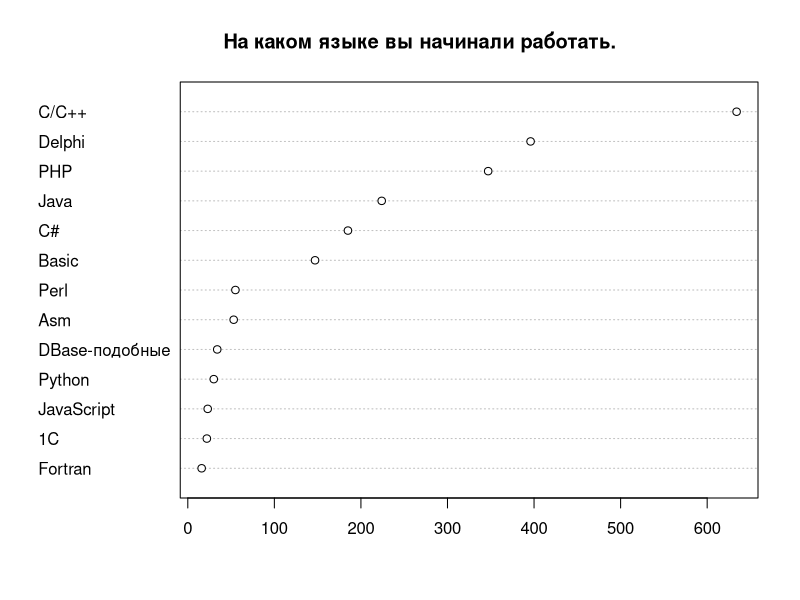
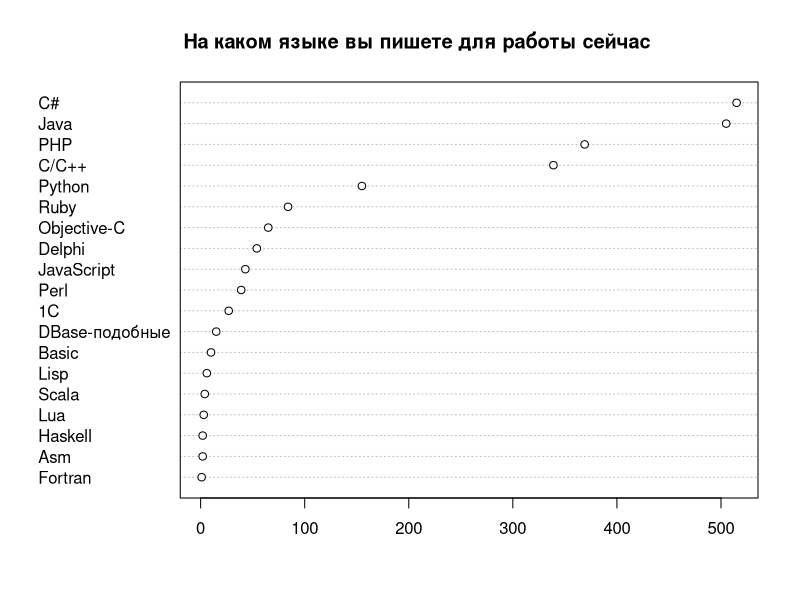
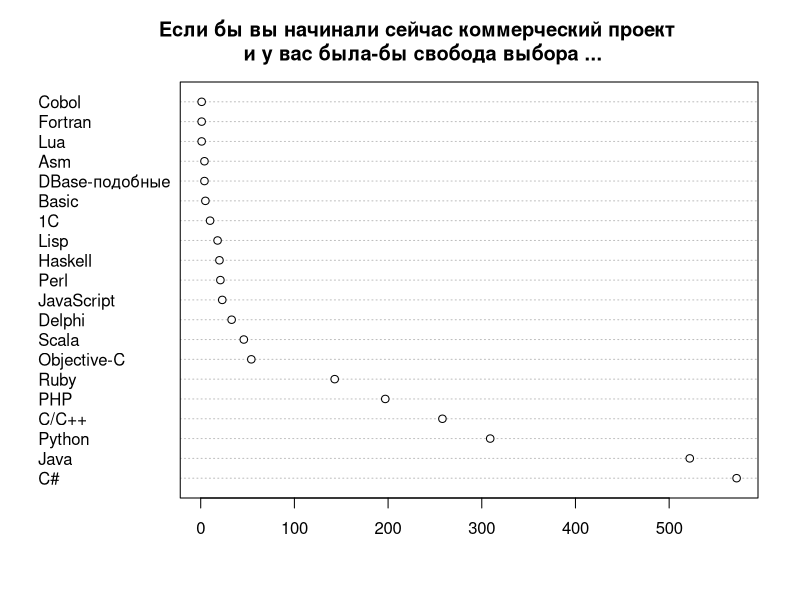
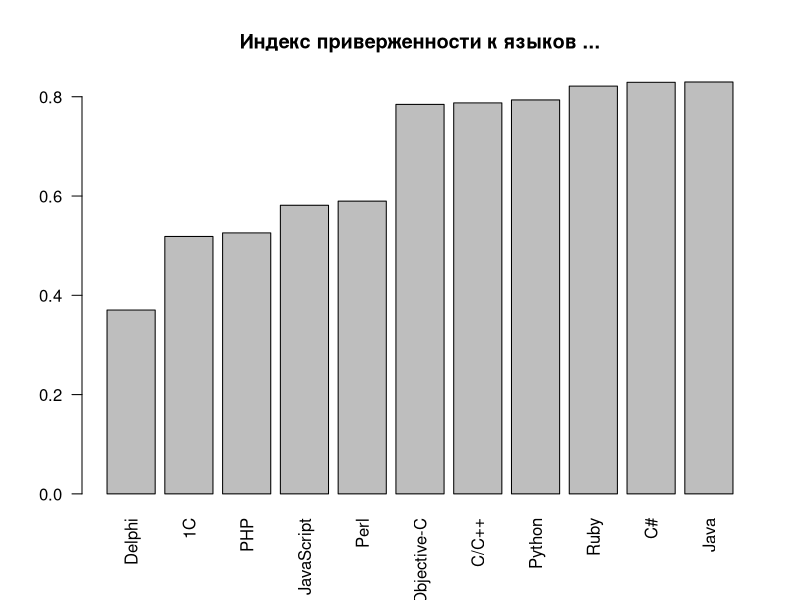
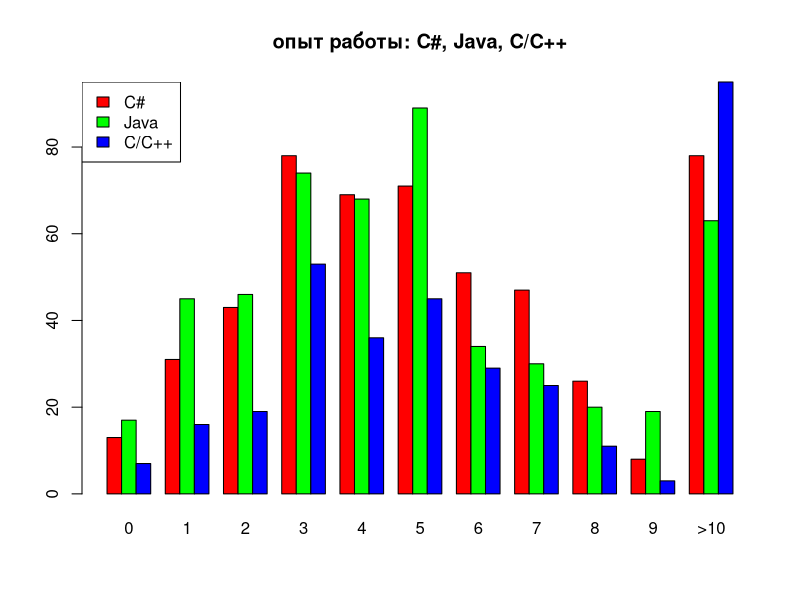
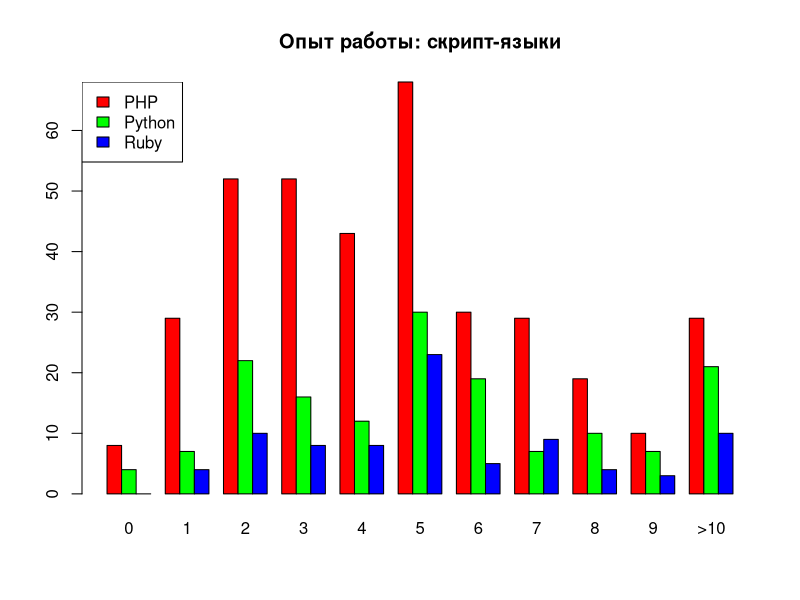
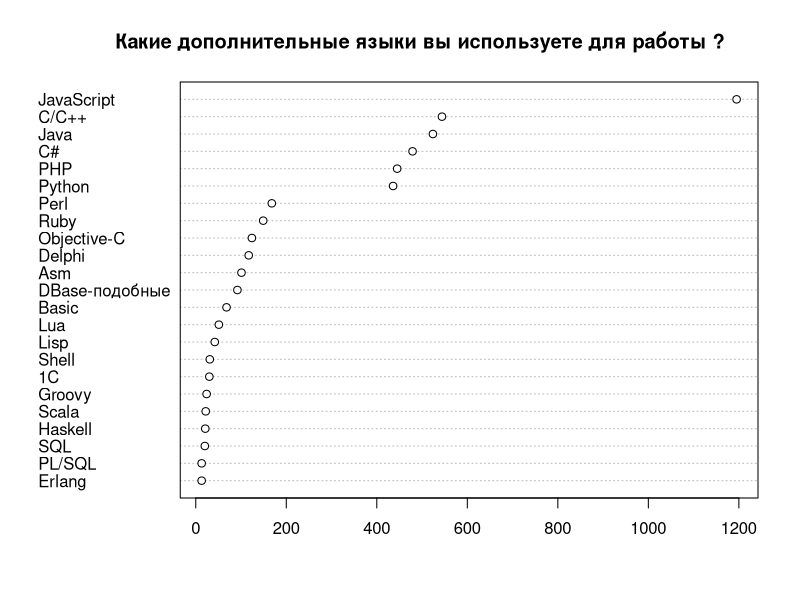
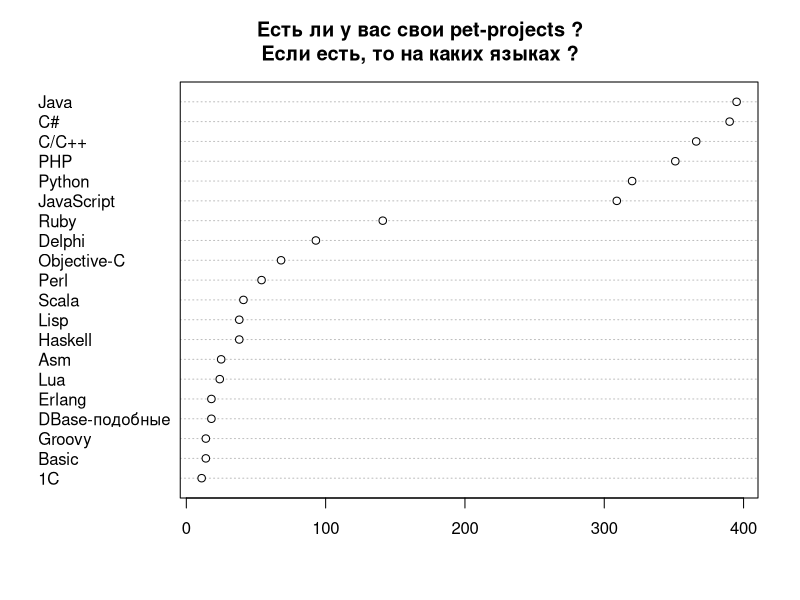

The R script that drew these images, in order: (Note: this script raises an error after producing the figures.)
# R scripts for cleanup and produsing some statistics for dou questionare.
# (see report on http://www.developers.org.ua/archives/rssh/2010/12/14/programming-languages-rating-2010/ )
# Statistics is incomplete, some steps (such as calculating right bounds 
#  for statistically corrected data)  not included.
#
# Use this on own risc.
#
# You can use and redistribute this scripts on conditions of
# GNU General Public License version 2 or later.
# 
#
# (C) Ruslan Shevchenko <ruslan@shevchenko.kiev.ua> 2010
#
# note, that file contains cyrillic comments in utf8 encoding.

#config
drawNow=TRUE

qs <- read.csv(file="questionare1.csv", head=TRUE, sep=",")
# normalize data

# попробуес привести к нормальному виду список дополнительных языков:
normalizeLanguage <- function(x) {
  x <- gsub("(^ )|( $)","",x);
  x <- gsub("(ActionScript(.+)$)|(Action *Script.*$)|AS3|AS|as3",
            "JavaScript",x);
  x <- gsub("actionscript|Actionscript|ActionScript|actionScript|(Adobe Fl.*)",
            "JavaScript",x);
  x <- gsub("JavaScript(.*)","JavaScript",x);
  x <- gsub("groovy","Groovy",x);
  x <- gsub("Groovy / Grails at back-end","Groovy",x);
  x <- gsub("(Groovy.*)|& Groovy","Groovy",x);
  x <- gsub("Android Java|Android","Java",x);
  x <- gsub("xslt","XSLT",x);
  x <- gsub("(built-in.*)","Other",x);
  x <- gsub("Delphi.*","Delphi",x);
  x <- gsub("(erlang)|(Erlang \\(server side\\))","Erlang",x);
  x <- gsub("Flash|Flex","JavaScript",x);
  x <- gsub("Google Go","Go",x);
  x <- gsub("Shell.*|bash|UNIX shell|unix shell|Shell.*Bash|shell|Bash|ksh","Shell",x);
  x <- gsub("(Shell.scripts)|(Shell-scripting)","Shell",x);
  x <- gsub("FoxPro","DBase-подобные",x);
  x <- gsub("Matlab","MatLab",x);
  x <- gsub("Ocaml|ocaml","OCaml",x);
  x <- gsub("(VBScript)|(VB.Net)|(VB.NET)|VBS|PureBasic","Basic",x);
  x <- gsub("JavaScript(.*)$","JavaScript",x);
  x <- gsub("MXML","",x);
  x <- gsub("(^XML$)|(^xml$)","",x);
  x <- gsub("^XSL$","XSLT",x);
  x <- gsub("Qt","",x);
  x <- gsub("English","",x);
  x <- gsub("sh","Shell",x);
  x <- gsub("php","PHP",x);
  x <- gsub("go!|go","Go",x);
  x <- gsub("TCL|tcl","Tcl",x);
  x <- gsub("TurboProlog","Prolog",x);
  x <- gsub("CPL(.*)","CPL",x);
  x <- gsub("D \\(client side\\)","D",x);
  x <- gsub("jruby","Ruby",x);
  x <- gsub("clojure","Clojure",x);
  x <- gsub("f#","F#",x);
  x <- gsub("^c$","C/C++",x);
  x <- gsub("что такое(.*)","",x);
  x <- gsub("PL-SQL|pl/sql|pl/pgsql","PL/SQL",x);
  x <- gsub("^sql$","SQL",x);
  x
}
#
languagesColumn <- function(cname) { al=NULL
  for(a in strsplit(as.character(qs[,cname]),",")) {
    al=c(al,normalizeLanguage(a))
  }
  al <- factor(al)
  al
} 
al <- languagesColumn('AdditionalLanguages')
pl <- languagesColumn('PetProjectsLanguages')

# в фиксированном списке языков тоже есть мусор  
normalizeFixLanguage <- function(x) {
 x <- gsub("(^ )|( $)","",x);
 x<-gsub("\\(выберите из списка\\)","другой",x)
}
qs['NowLanguage'] <- lapply(qs['NowLanguage'],
                            function(x){factor(normalizeFixLanguage(x))})
qs['NextLanguage'] <- lapply(qs['NextLanguage'],
                            function(x){factor(normalizeFixLanguage(x))})
qs['FirstLanguage'] <- lapply(qs['FirstLanguage'],
                            function(x){factor(normalizeFixLanguage(x))})


# удалим неиспользуемые колонки
qs$Comment <- 0
qs$Timestamp <- 0
# на чем начинали ?
sfl <- summary(qs[['FirstLanguage']])
sfl <- sfl[order(sfl)]
sfl <- sfl[-match("другой",names(sfl))]
if (drawNow) {
  png(file="sfl.png")
  dotchart(sfl[sfl>10])
  title("На каком языке вы начинали работать.")
  dev.off()
}

# на чем пишут сейчас ?
snl <- summary(qs[['NowLanguage']])
snl <- snl[order(snl)]
snl <- snl[-match("другой",names(snl))]
#  нарисуем картинку
if (drawNow) {
  png(file="snl.png")
  dotchart(snl)
  title("На каком языке вы пишете для работы сейчас ")
  dev.off()
}


# на что хотят перейти сейчас ?
sxl <- summary(qs[['NextLanguage']])
sxl <- sxl[rev(order(sxl))]


sxl <- sxl[-match("другой",names(sxl))]
if (drawNow) {
  png(file="sxl.png")
  dotchart(sxl)
  title("Если бы вы начинали сейчас коммерческий проект \n и у вас была-бы свобода выбора ...")
  dev.off()
}

#
# Индекс удовлетворенности языком (для немаргинальных):
lct <- table(qs$NowLanguage,qs$Change)
lci <- lct[,"Нет"]/(lct[,"Нет"]+lct[,"Да"])
lci <- lci[names(snl[snl>15])]
lci <- lci[order(lci)]
if (drawNow) {
  png(file="lci.png")
  barplot(lci,las=2)
  title("Индекс приверженности к языков ...")
  dev.off()
}


lct <- table(qs$NowLanguage,qs$NextLanguage)
languageAfter <- function(name) {
 mgX <- lct[name,]/snl[name]
 mgX <- mgX[mgX>0.01]
 mgX <- mgX[rev(order(mgX))]
}

#
# куда планируют перейти PHP-ники:
print("mirgation from PHP:");
print(languageAfter("PHP"))

# то-же самое для l=других языков
print("mirgation from Delphi:");
print(languageAfter("Delphi"))

print("mirgation from Java:");
print(languageAfter("Java"))

print("mirgation from C#");
print(languageAfter("C#"))

# распределение по языкам и опыту работы
lct <- table(qs$NowLanguage,qs$Experience)
langPercentage <- function(x) {
   lct[x,]/snl[x]
}

lct <- lct[names(snl[snl>50]),]
lct <- lct[,c("0","1","2","3","4","5","6","7","8","9","10 и больше")]
colnames(lct)<-c("0","1","2","3","4","5","6","7","8","9",">10")
plct <- langPercentage(rownames(lct))
if (drawNow) {
  png(file="experience1.png")
  #oldpar <- par(mfrow=c(1,2))
  names<-c("C#","Java","C/C++")
  barplot(lct[names,],beside=TRUE,col=rainbow(3))
  legend("topleft",names,fill=rainbow(3))
  title("опыт работы: C#, Java, C/C++")
  #barplot(plct[names,],beside=TRUE,col=rainbow(3))
  dev.off()
  # и для скрипт-языков
  png(file="experience2.png")
  #oldpar <- par(mfrow=c(1,2))
  names<-c("PHP","Python","Ruby")
  barplot(lct[names,],beside=TRUE,col=rainbow(3))
  title("Опыт работы: скрипт-языки")
  legend("topleft",names,fill=rainbow(3))
  #barplot(plct[names,],beside=TRUE,col=rainbow(3))
  dev.off()
  #par(oldpar)
}

# какие языки используются как дополнительные
sal<-summary(al)
sal<-sal[sal>10]
sal<-sal[order(sal)]
if (drawNow) {
  png(file="sal.png")
  dotchart(sal)
  title("Какие дополнительные языки вы используете для работы ?")
  dev.off()
}


# и для развлечения
spl <- summary(pl)
spl <- spl[spl>10]
spl <- spl[order(spl)]
if (drawNow) {
  png(file="spl.png")
  dotchart(spl)
  title("Есть ли у вас свои pet-projects ?\nЕсли есть, то на каких языках ?")
  dev.off()
}
## сколько пользователей вобще пишет для развлечения:
ppl<-qs[["PetProjectsLanguages"]]
cat("К-ство пользователей, у кого есть свои проекты:",
  length(ppl[ppl!=""])
  ,"\n"
)

## как принимается решение о выборе языка:
scl=summary(qs$Choos)
names(scl) <- c("зависит \nот проекта","заказчиком","исполнителем","моя организация\n специализируется на этом языке","совместно")
if (drawNow) {
  png(file="scl.png")
  barplot(scl)
  title("Кем принимается решение о выборе языка ?")
  text(3,1,labels=c("исполнителем"))
  text(5.5,1,labels=c("совместно"))
  dev.off()
}

## опыт работы в диаспоре и приехавшиз из украины
stu <- table(qs$inUA,qs$Experience)
stu <- stu[,c("0","1","2","3","4","5","6","7","8","9","10 и больше")]
colnames(stu)<-c("0","1","2","3","4","5","6","7","8","9",">10")
stu <- stu[c("да","нет"),]
normalizePercents<-function(tbl) 
{
 for(x in rownames(tbl)) {
   tbl[x,]<-tbl[x,]/sum(tbl[x,])
 }
 tbl
}
stu<-normalizePercents(stu)
# barcode.
# 
if (drawNow) {
  png(file="expUA.png")
  barplot(stu,beside=TRUE,legend=TRUE)
  dev.off()
}

# 
stu <- table(qs$NowLanguage,qs$inUA)
linUA=stu[,"да"]
linNotUA=stu[,"нет"]

linUA<-linUA/sum(linUA)
linUA<-linUA[order(linUA)]
linUA<-linUA[linUA>0.03]

linNotUA<-linNotUA/sum(linNotUA)
linNotUA<-linNotUA[order(linNotUA)]
linNotUA<-linNotUA[linNotUA>0.05]

names<-c("C#","Java","PHP","C/C++","Python","Ruby")
lnua<-cbind(linUA[names],linNotUA[names])
colnames(lnua)<-c("in UA","not in UA")
if (drawNow) {
  png(file="lnUA.png")
  barplot(lnua,beside=TRUE,col=rainbow(6))
  legend("topright",names,fill=rainbow(6))
  dev.off()
}


# now do summary of languages.
names<-c("C#","Java","C/C++","PHP","Python","Ruby","Objective-C","Scala",
      "Delphi", "JavaScript", "Perl", "Haskell", "Lisp", "1С", "Basic",
      "DBase-подобные", "Asm", "Lua", "Fortran", "Cobol","Groovy")

snl['Groovy']=sal['Groovy']
snl['Cobol']=0
snl <- snl[rev(order(snl))]
names <- names(snl)
rxsnl <- snl[names]
sfl['Cobol']=0
sfl['Groovy']=NA
rxsfl <- sfl[names]
sxl['Cobol']=0
sxl['Groovy']=NA
rxsxl <- sxl[names]

splf <- summary(pl)
rxspl <- splf[names]

salf <- summary(al)
rxsal <- salf[names]

rxpsnl <- rxsnl/sum(rxsnl)*100
res<-cbind(rxpsnl,rxsnl,rxsxl,rxsal,rxspl)


